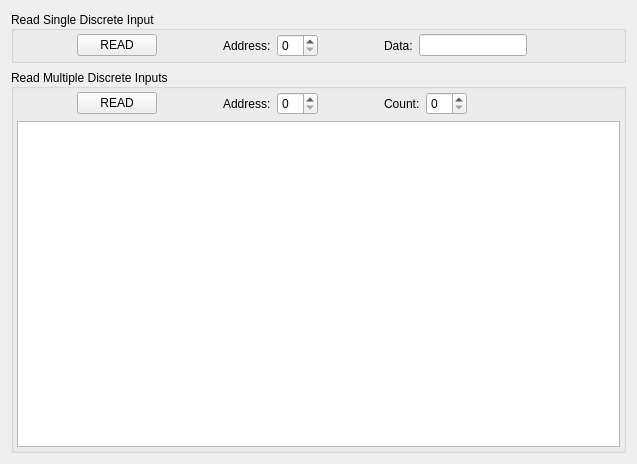
<?xml version="1.0" encoding="UTF-8"?>
<ui version="4.0">
 <class>DIWidget</class>
 <widget class="QWidget" name="DIWidget">
  <property name="geometry">
   <rect>
    <x>0</x>
    <y>0</y>
    <width>637</width>
    <height>464</height>
   </rect>
  </property>
  <property name="windowTitle">
   <string>DIWidget</string>
  </property>
  <layout class="QVBoxLayout" name="verticalLayout_3">
   <item>
    <widget class="QGroupBox" name="diReadSinglegroupBox">
     <property name="title">
      <string>Read Single Discrete Input</string>
     </property>
     <property name="alignment">
      <set>Qt::AlignmentFlag::AlignLeading|Qt::AlignmentFlag::AlignLeft|Qt::AlignmentFlag::AlignVCenter</set>
     </property>
     <layout class="QVBoxLayout" name="verticalLayout">
      <property name="leftMargin">
       <number>3</number>
      </property>
      <property name="topMargin">
       <number>3</number>
      </property>
      <property name="rightMargin">
       <number>3</number>
      </property>
      <property name="bottomMargin">
       <number>3</number>
      </property>
      <item>
       <layout class="QHBoxLayout" name="horizontalLayout">
        <item>
         <spacer name="horizontalSpacer">
          <property name="orientation">
           <enum>Qt::Orientation::Horizontal</enum>
          </property>
          <property name="sizeType">
           <enum>QSizePolicy::Policy::Fixed</enum>
          </property>
          <property name="sizeHint" stdset="0">
           <size>
            <width>60</width>
            <height>20</height>
           </size>
          </property>
         </spacer>
        </item>
        <item>
         <widget class="QPushButton" name="diReadSingleBtn">
          <property name="text">
           <string>READ</string>
          </property>
         </widget>
        </item>
        <item>
         <spacer name="horizontalSpacer_2">
          <property name="orientation">
           <enum>Qt::Orientation::Horizontal</enum>
          </property>
          <property name="sizeType">
           <enum>QSizePolicy::Policy::Fixed</enum>
          </property>
          <property name="sizeHint" stdset="0">
           <size>
            <width>60</width>
            <height>20</height>
           </size>
          </property>
         </spacer>
        </item>
        <item>
         <widget class="QLabel" name="diReadSingleAddressLabel">
          <property name="text">
           <string>Address:</string>
          </property>
         </widget>
        </item>
        <item>
         <widget class="QSpinBox" name="diReadSingleAddressSpinBox"/>
        </item>
        <item>
         <spacer name="horizontalSpacer_3">
          <property name="orientation">
           <enum>Qt::Orientation::Horizontal</enum>
          </property>
          <property name="sizeType">
           <enum>QSizePolicy::Policy::Fixed</enum>
          </property>
          <property name="sizeHint" stdset="0">
           <size>
            <width>60</width>
            <height>20</height>
           </size>
          </property>
         </spacer>
        </item>
        <item>
         <widget class="QLabel" name="diReadSingleDataLabel">
          <property name="text">
           <string>Data:</string>
          </property>
         </widget>
        </item>
        <item>
         <widget class="QLineEdit" name="diReadSingleDataLineEdit"/>
        </item>
        <item>
         <spacer name="horizontalSpacer_4">
          <property name="orientation">
           <enum>Qt::Orientation::Horizontal</enum>
          </property>
          <property name="sizeHint" stdset="0">
           <size>
            <width>40</width>
            <height>20</height>
           </size>
          </property>
         </spacer>
        </item>
       </layout>
      </item>
     </layout>
    </widget>
   </item>
   <item>
    <widget class="QGroupBox" name="diReadMultipleGroupBox">
     <property name="title">
      <string>Read Multiple Discrete Inputs</string>
     </property>
     <property name="alignment">
      <set>Qt::AlignmentFlag::AlignLeading|Qt::AlignmentFlag::AlignLeft|Qt::AlignmentFlag::AlignVCenter</set>
     </property>
     <layout class="QVBoxLayout" name="verticalLayout_2">
      <property name="leftMargin">
       <number>3</number>
      </property>
      <property name="topMargin">
       <number>3</number>
      </property>
      <property name="rightMargin">
       <number>3</number>
      </property>
      <property name="bottomMargin">
       <number>3</number>
      </property>
      <item>
       <layout class="QHBoxLayout" name="horizontalLayout_2">
        <item>
         <spacer name="horizontalSpacer_5">
          <property name="orientation">
           <enum>Qt::Orientation::Horizontal</enum>
          </property>
          <property name="sizeType">
           <enum>QSizePolicy::Policy::Fixed</enum>
          </property>
          <property name="sizeHint" stdset="0">
           <size>
            <width>60</width>
            <height>20</height>
           </size>
          </property>
         </spacer>
        </item>
        <item>
         <widget class="QPushButton" name="diReadmultiplePtn">
          <property name="text">
           <string>READ</string>
          </property>
         </widget>
        </item>
        <item>
         <spacer name="horizontalSpacer_6">
          <property name="orientation">
           <enum>Qt::Orientation::Horizontal</enum>
          </property>
          <property name="sizeType">
           <enum>QSizePolicy::Policy::Fixed</enum>
          </property>
          <property name="sizeHint" stdset="0">
           <size>
            <width>60</width>
            <height>20</height>
           </size>
          </property>
         </spacer>
        </item>
        <item>
         <widget class="QLabel" name="diReadMultipleAddressLabel">
          <property name="text">
           <string>Address:</string>
          </property>
         </widget>
        </item>
        <item>
         <widget class="QSpinBox" name="diReadMultipleAddressSpinBox"/>
        </item>
        <item>
         <spacer name="horizontalSpacer_8">
          <property name="orientation">
           <enum>Qt::Orientation::Horizontal</enum>
          </property>
          <property name="sizeType">
           <enum>QSizePolicy::Policy::Fixed</enum>
          </property>
          <property name="sizeHint" stdset="0">
           <size>
            <width>60</width>
            <height>20</height>
           </size>
          </property>
         </spacer>
        </item>
        <item>
         <widget class="QLabel" name="diReadMultipleCountLabel">
          <property name="text">
           <string>Count:</string>
          </property>
         </widget>
        </item>
        <item>
         <widget class="QSpinBox" name="diReadMultipleCountSpinBox"/>
        </item>
        <item>
         <spacer name="horizontalSpacer_7">
          <property name="orientation">
           <enum>Qt::Orientation::Horizontal</enum>
          </property>
          <property name="sizeHint" stdset="0">
           <size>
            <width>40</width>
            <height>20</height>
           </size>
          </property>
         </spacer>
        </item>
       </layout>
      </item>
      <item>
       <widget class="QTableView" name="diReadMultipleDataTableView"/>
      </item>
     </layout>
    </widget>
   </item>
  </layout>
 </widget>
 <layoutdefault spacing="6" margin="11"/>
 <resources/>
 <connections/>
</ui>
